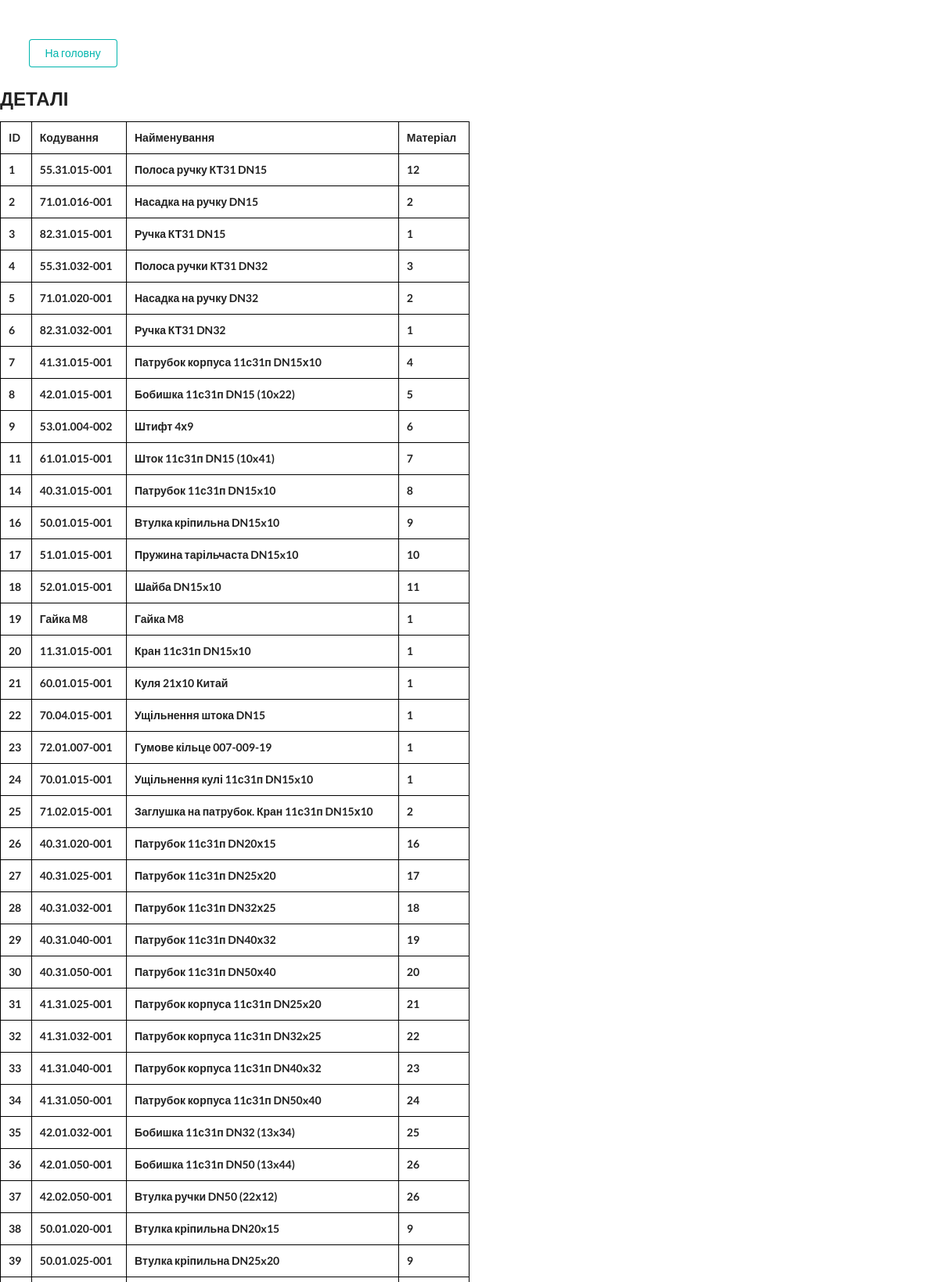
Screenshot of /detailall (upper part) with the database file from the repository.
### tables/tables.py (models this page shows)
class Detail(Base):
    __tablename__ = 'details'
    id = Column(Integer, primary_key=True, index=True)                      #
    coding = Column(VARCHAR(13))                                            # Кодування
    name = Column(String)                                                   # Найменування
    product_type= Column(Integer)
    material_id = Column(Integer, ForeignKey("materials.id"))               #
    lenght_workpiece = Column(Float)                                        # Довжина заготовки
    width_workpiece = Column(Float)                                         # Ширина заготовки
    trimming = Column(Float)                                                # Торцовка
    lenght_detail = Column(Float)                                           # Довжина деталі
    rate_costs = Column(Float)                                              # Норма розтрат, мм.
    notes = Column(String)
    price = Column(Float)                                                   # ціна
    date_created = Column(DateTime(), default=datetime.utcnow)
    date_updated = Column(DateTime(), default=datetime.utcnow)
    Material = relationship("Material")

### routes.py (the view)
@app.get('/detailall')
def detailall(request: Request, db_session: Session = Depends(get_db)):
    materials = db_session.query(Material).all()
    details = db_session.query(Detail).all()
    return templates.TemplateResponse('index_detailall.html',
                                      {'request': request,
                                       'detail_list': details,
                                       'material_list': materials,}
                                      )

### templates/index_detailall.html (shortened to what this page needs)
{% extends 'layout.html' %}
{% block content %}
<div style="margin-top: 50px;" class="ui container">
    <body>
        <a href="/"><button class="ui teal basic button" type="submit">На головну</button></a>
     </body>
</div>
<head>
</head>
    <body>
    <h2>ДЕТАЛІ</h2>
    <table style="width:50%">
      <tr>
        <th>ID</th>
        <th>Кодування</th>
        <th>Найменування</th>
        <th>Матеріал</th>
      </tr>
      <tr>
        {% for detail in detail_list %}
          <th> {{ detail.id }} </th>
          <th> {{ detail.coding }} </th>
          <th> {{ detail.name }} </th>
          <th> {{ detail.material_id }} </th>
          </tr>
        {% endfor %}
    </table>
    </body>
{% endblock content %}

### templates/index_detailall.html (style rules this page uses)
table, th, td { border: 1px solid black; border-collapse: collapse; }
th, td { padding: 10px; text-align: left; }

### rows the page displays
Detail: id "1", coding "55.31.015-001", name "Полоса ручку КТ31 DN15", material_id "12"
Detail: id "2", coding "71.01.016-001", name "Насадка на ручку DN15", material_id "2"
Detail: id "3", coding "82.31.015-001", name "Ручка КТ31 DN15", material_id "1"
Detail: id "4", coding "55.31.032-001", name "Полоса ручки КТ31 DN32", material_id "3"
Detail: id "5", coding "71.01.020-001", name "Насадка на ручку DN32", material_id "2"
Detail: id "6", coding "82.31.032-001", name "Ручка КТ31 DN32", material_id "1"
Detail: id "7", coding "41.31.015-001", name "Патрубок корпуса 11с31п DN15х10", material_id "4"
Detail: id "8", coding "42.01.015-001", name "Бобишка 11с31п DN15 (10x22)", material_id "5"
Detail: id "9", coding "53.01.004-002", name "Штифт 4х9", material_id "6"
Detail: id "11", coding "61.01.015-001", name "Шток 11с31п DN15 (10x41)", material_id "7"
Detail: id "14", coding "40.31.015-001", name "Патрубок 11с31п DN15x10", material_id "8"
Detail: id "16", coding "50.01.015-001", name "Втулка кріпильна DN15x10", material_id "9"
Detail: id "17", coding "51.01.015-001", name "Пружина тарільчаста DN15x10", material_id "10"
Detail: id "18", coding "52.01.015-001", name "Шайба DN15x10", material_id "11"
Detail: id "19", coding "Гайка М8", name "Гайка M8", material_id "1"
Detail: id "20", coding "11.31.015-001", name "Кран 11с31п DN15x10", material_id "1"
Detail: id "21", coding "60.01.015-001", name "Куля 21х10 Китай", material_id "1"
Detail: id "22", coding "70.04.015-001", name "Ущільнення штока DN15", material_id "1"
Detail: id "23", coding "72.01.007-001", name "Гумове кільце 007-009-19", material_id "1"
Detail: id "24", coding "70.01.015-001", name "Ущільнення кулі 11с31п DN15x10", material_id "1"
Detail: id "25", coding "71.02.015-001", name "Заглушка на патрубок. Кран 11с31п DN15х10", material_id "2"
Detail: id "26", coding "40.31.020-001", name "Патрубок 11с31п DN20х15", material_id "16"
Detail: id "27", coding "40.31.025-001", name "Патрубок 11с31п DN25х20", material_id "17"
Detail: id "28", coding "40.31.032-001", name "Патрубок 11с31п DN32х25", material_id "18"
Detail: id "29", coding "40.31.040-001", name "Патрубок 11с31п DN40х32", material_id "19"
Detail: id "30", coding "40.31.050-001", name "Патрубок 11с31п DN50х40", material_id "20"
Detail: id "31", coding "41.31.025-001", name "Патрубок корпуса 11с31п DN25x20", material_id "21"
Detail: id "32", coding "41.31.032-001", name "Патрубок корпуса 11с31п DN32x25", material_id "22"
Detail: id "33", coding "41.31.040-001", name "Патрубок корпуса 11с31п DN40x32", material_id "23"
Detail: id "34", coding "41.31.050-001", name "Патрубок корпуса 11с31п DN50x40", material_id "24"
Detail: id "35", coding "42.01.032-001", name "Бобишка 11с31п DN32 (13x34)", material_id "25"
Detail: id "36", coding "42.01.050-001", name "Бобишка 11с31п DN50 (13x44)", material_id "26"
Detail: id "37", coding "42.02.050-001", name "Втулка ручки DN50 (22х12)", material_id "26"
Detail: id "38", coding "50.01.020-001", name "Втулка кріпильна DN20x15", material_id "9"
Detail: id "39", coding "50.01.025-001", name "Втулка кріпильна DN25x20", material_id "9"
